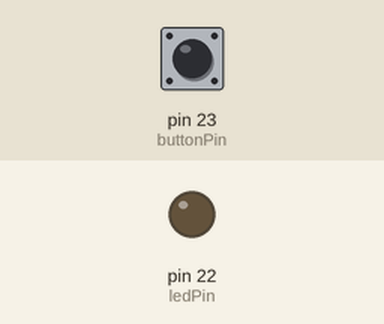
A sketch run on a simulated Arduino Mega 2560, built with avr-gcc and run on an emulated ATmega2560. On the bench: output pins drawn as LEDs (lit = HIGH). Inputs (shaded band) come from the test bench; at power-on: pin 23 (buttonPin) LOW.

Above: at 1.2 s.
1.3 s: pin 23 (buttonPin) pulled HIGH for 0.15 s
At 1.42 s:
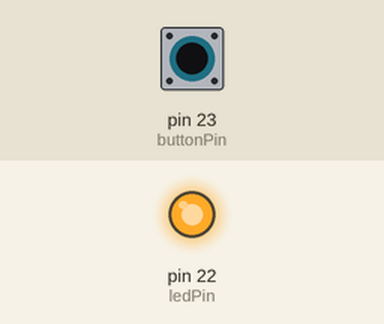
3.0 s: pin 23 (buttonPin) pulled HIGH for 3.2 s
At 7.5 s:
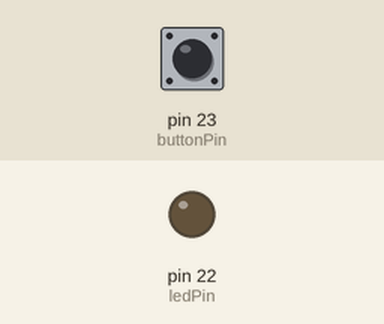
Timing chart, 0 to 9.0 s (numbered marks = the images above; inputs shaded):
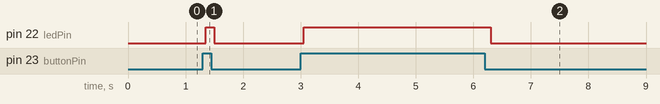

Measured:
- after the input at 1.3 s, pin 22 (ledPin): LOW → HIGH after 0.05 s, → LOW 0.15 s later
- after the input at 3.0 s, pin 22 (ledPin): LOW → HIGH after 0.05 s, → LOW 3.3 s later

The sketch:

DAR1064-1.ino
```cpp
#include <Arduino.h>

// constants won't change. They're used here to set pin numbers:
const int buttonPin = 23;     // the number of the pushbutton pin
const int ledPin =  22;      // the number of the LED pin

// variables will change:
int buttonState = 0;         // variable for reading the pushbutton status
int previousButtonState = 0; // track previous state to detect changes

void setup() {
  // initialize the LED pin as an output:
  pinMode(ledPin, OUTPUT);
  // initialize the pushbutton pin as an input:
  pinMode(buttonPin, INPUT);

  // no need
  //Serial.swap(3);
  //Serial.pins(9, 8);
  //Serial3.pins(PB0, PB1);


  // initialize Serial on the default USB/UART at 115200
  Serial3.begin(115200);

  // read initial state to detect changes in loop
  previousButtonState = digitalRead(buttonPin);
}

static void printButtonStateChange(int state) {
  if (state == HIGH) {
    Serial3.println("Button pressed");
  } else {
    Serial3.println("Button released");
  }
}

void loop() {
  // read the state of the pushbutton value:
  buttonState = digitalRead(buttonPin);

  // print when the button state changes
  if (buttonState != previousButtonState) {
    printButtonStateChange(buttonState);
    previousButtonState = buttonState;
    // small debounce delay
    delay(50);
  }

  // check if the pushbutton is pressed. If it is, the buttonState is HIGH:
  if (buttonState == HIGH) {
    // turn LED on:
    digitalWrite(ledPin, HIGH);
    delay(100);
  } else {
    // turn LED off:
    digitalWrite(ledPin, LOW);
  }
}
```
